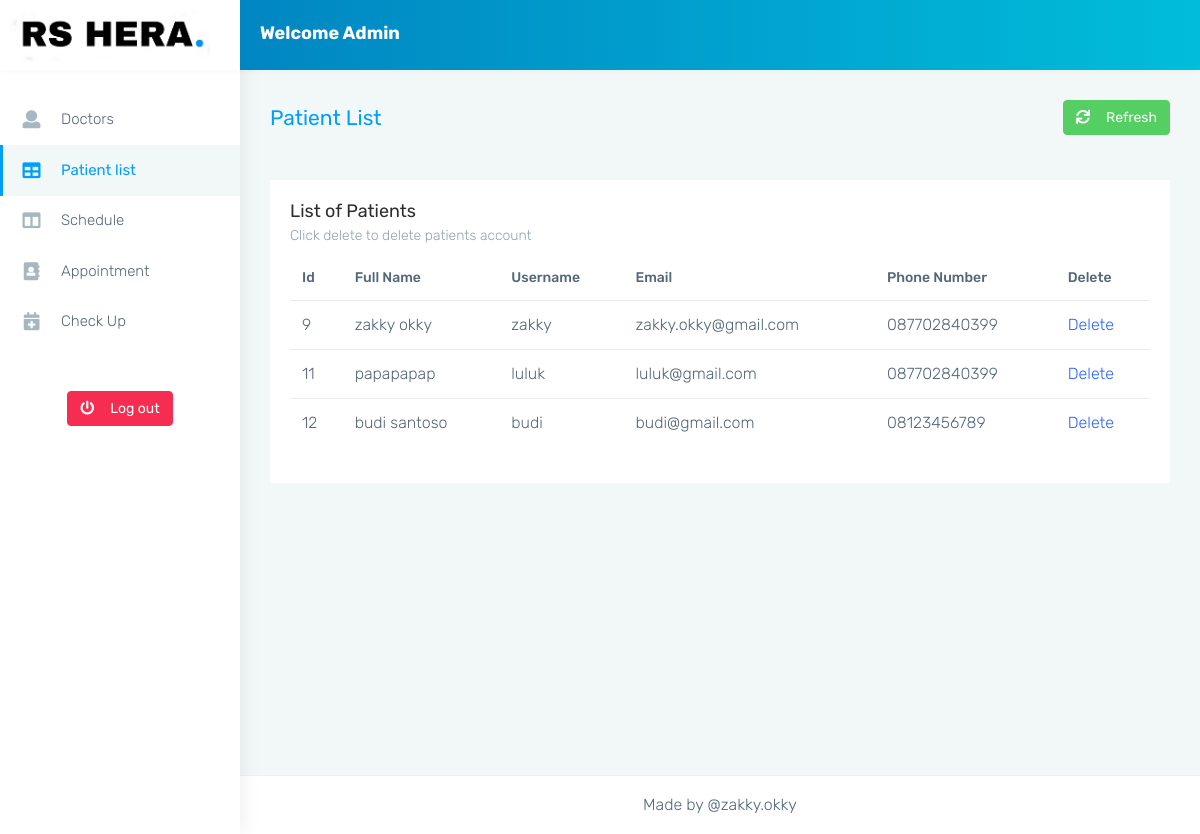
The page /admin/monster-html/table-basic.php on the database as committed earlier.
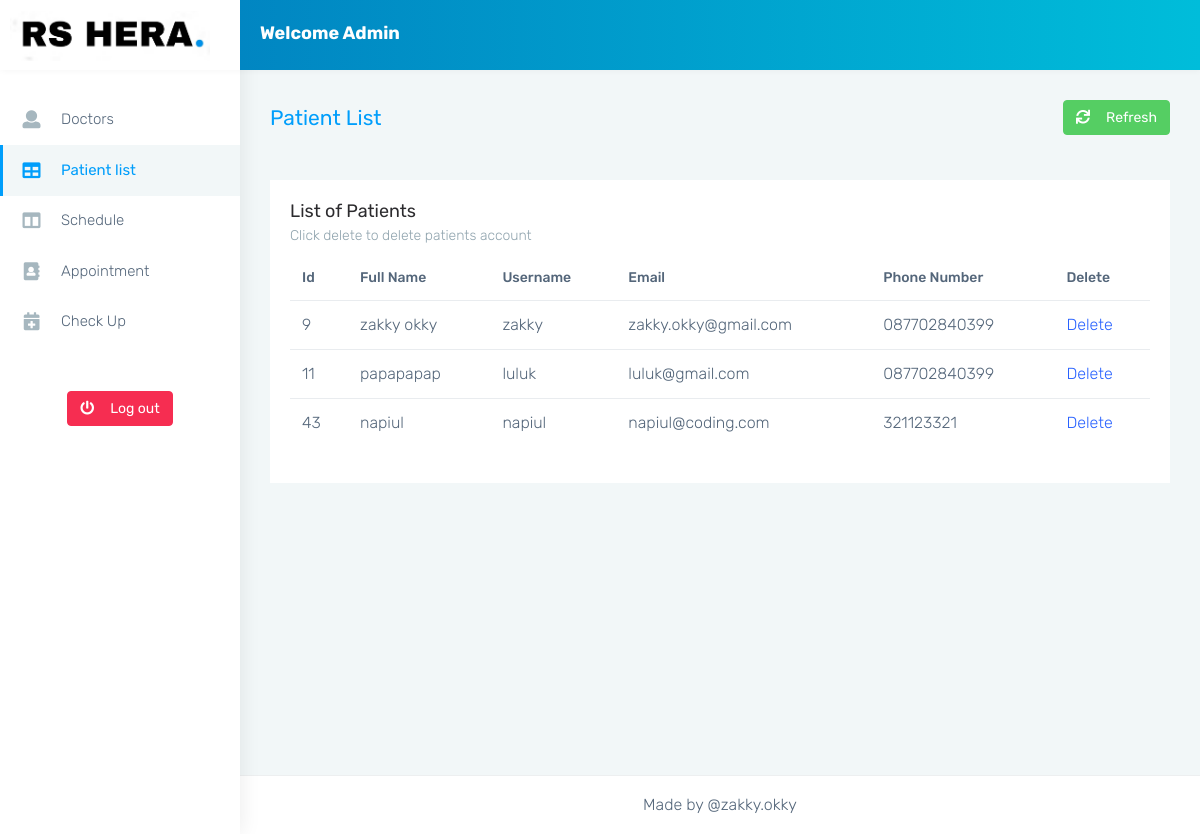
The same page on the database as committed later.
### tables this page shows
CREATE TABLE `users` (
  `usersId` int(11) NOT NULL,
  `usersName` varchar(128) NOT NULL,
  `usersUsername` varchar(128) NOT NULL,
  `usersEmail` varchar(128) NOT NULL,
  `phoneNumber` varchar(15) NOT NULL,
  `usersPassword` varchar(128) NOT NULL,
  `usersPhoto` varchar(255) NOT NULL
);

### admin/monster-html/table-basic.php (the view, shortened to what the changed rows need)
<?php
include_once '../../includes/dbh.inc.php';
?>
<!DOCTYPE html>
<html dir="ltr" lang="en">
<head>
    <link href="css/style.min.css" rel="stylesheet">
</head>
<body>
    <div id="main-wrapper" data-layout="vertical" data-navbarbg="skin5" data-sidebartype="full" data-sidebar-position="absolute" data-header-position="absolute" data-boxed-layout="full">
        <div class="page-wrapper">
            <div class="container-fluid">
                <div class="row">
                    <div class="col-sm-12">
                        <div class="card">
                            <div class="card-body">
                                <div class="table-responsive">
                                    <table class="table user-table no-wrap">
                                        <thead>
                                            <tr>
                                                <th class="border-top-0">Id</th>
                                                <th class="border-top-0">Full Name</th>
                                                <th class="border-top-0">Username</th>
                                                <th class="border-top-0">Email</th>
                                                <th class="border-top-0">Phone Number</th>
                                                <th class="border-top-0">Delete</th>
                                            </tr>
                                        </thead>
                                        <tbody>
                                            <?php
                                            $sql = "SELECT * FROM users;";
                                            $result = mysqli_query($conn, $sql);
                                            $check = mysqli_num_rows($result);
                                            if ($check > 0) {
                                                while ($rows = mysqli_fetch_assoc($result)) {
                                                    echo "<tr>";
                                                    echo "<td>" . $rows['usersId'] . "</td>";
                                                    echo "<td>" . $rows['usersName'] . "</td>";
                                                    echo "<td>" . $rows['usersUsername'] . "</td>";
                                                    echo "<td>" . $rows['usersEmail'] . "</td>";
                                                    echo "<td>" . $rows['phoneNumber'] . "</td>";
                                                    echo "<td><a href='../../includes/delete-account.inc.php?id=$rows[usersId]'>Delete</a></td>";
                                                    echo "</tr>";
                                                }
                                            }
                                            ?>
                                        </tbody>
                                    </table>
                                </div>
                            </div>
                        </div>
                    </div>
                </div>
            </div>
        </div>
    </div>
</body>
</html>

Rows that differ between the two databases and show on the page:
removed users: usersId "12", usersName "budi santoso", usersUsername "budi", usersEmail "budi@gmail.com", phoneNumber "08123456789"
added users: usersId "43", usersName "napiul", usersUsername "napiul", usersEmail "napiul@coding.com", phoneNumber "321123321"
